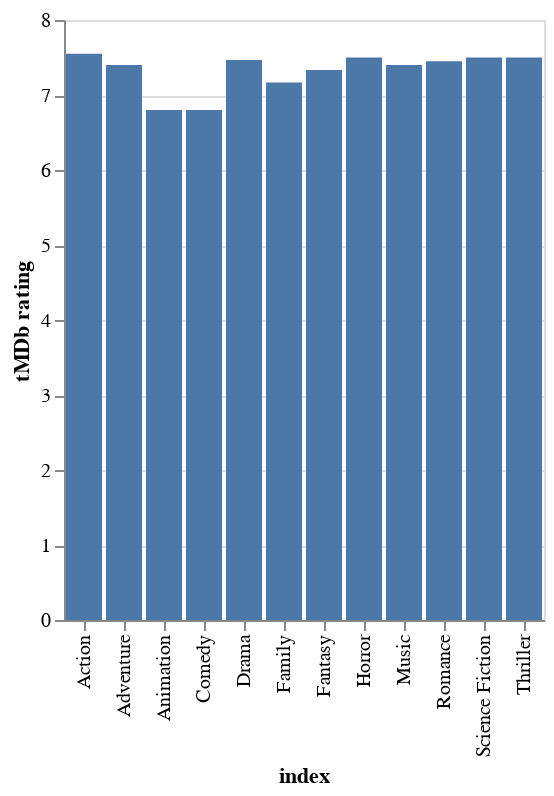

Write notebook code for a chart like this one.
### Code cell
alt.Chart(df.reset_index()).mark_bar().encode(
    x = 'index',
    y = 'tMDb rating',
)

### Figure 1 — Vega-Lite specification as saved in the notebook (floating-point values rounded to 4 significant figures)
{"config": {"view": {"continuousWidth": 400, "continuousHeight": 300}}, "data": {"name": "data-2f96e1d1d72ab755708484b908f6b044"}, "mark": "bar", "encoding": {"x": {"type": "nominal", "field": "index"}, "y": {"type": "quantitative", "field": "tMDb rating"}}, "$schema": "https://vega.github.io/schema/vega-lite/v4.0.2.json", "datasets": {"data-2f96e1d1d72ab755708484b908f6b044": [{"index": "Action", "tMDb rating": 7.55, "total revenue": 9740000000.0}, {"index": "Adventure", "tMDb rating": 7.4, "total revenue": 15460000000.0}, {"index": "Animation", "tMDb rating": 6.8, "total revenue": 1709000000.0}, {"index": "Comedy", "tMDb rating": 6.8, "total revenue": 1709000000.0}, {"index": "Crime", "tMDb rating": null, "total revenue": 0.0}, {"index": "Documentary", "tMDb rating": null, "total revenue": 0.0}, {"index": "Drama", "tMDb rating": 7.467, "total revenue": 7222000000.0}, {"index": "Family", "tMDb rating": 7.167, "total revenue": 5803000000.0}, {"index": "Fantasy", "tMDb rating": 7.333, "total revenue": 7090000000.0}, {"index": "Foreign", "tMDb rating": null, "total revenue": 0.0}, {"index": "History", "tMDb rating": null, "total revenue": 0.0}, {"index": "Horror", "tMDb rating": 7.5, "total revenue": 4422000000.0}, {"index": "Music", "tMDb rating": 7.4, "total revenue": 2149000000.0}, {"index": "Mystery", "tMDb rating": null, "total revenue": 0.0}, {"index": "Romance", "tMDb rating": 7.45, "total revenue": 4870000000.0}, {"index": "Science Fiction", "tMDb rating": 7.5, "total revenue": 11690000000.0}, {"index": "TV Movie", "tMDb rating": null, "total revenue": 0.0}, {"index": "Thriller", "tMDb rating": 7.5, "total revenue": 7143000000.0}, {"index": "War", "tMDb rating": null, "total revenue": 0.0}, {"index": "Western", "tMDb rating": null, "total revenue": 0.0}]}}
